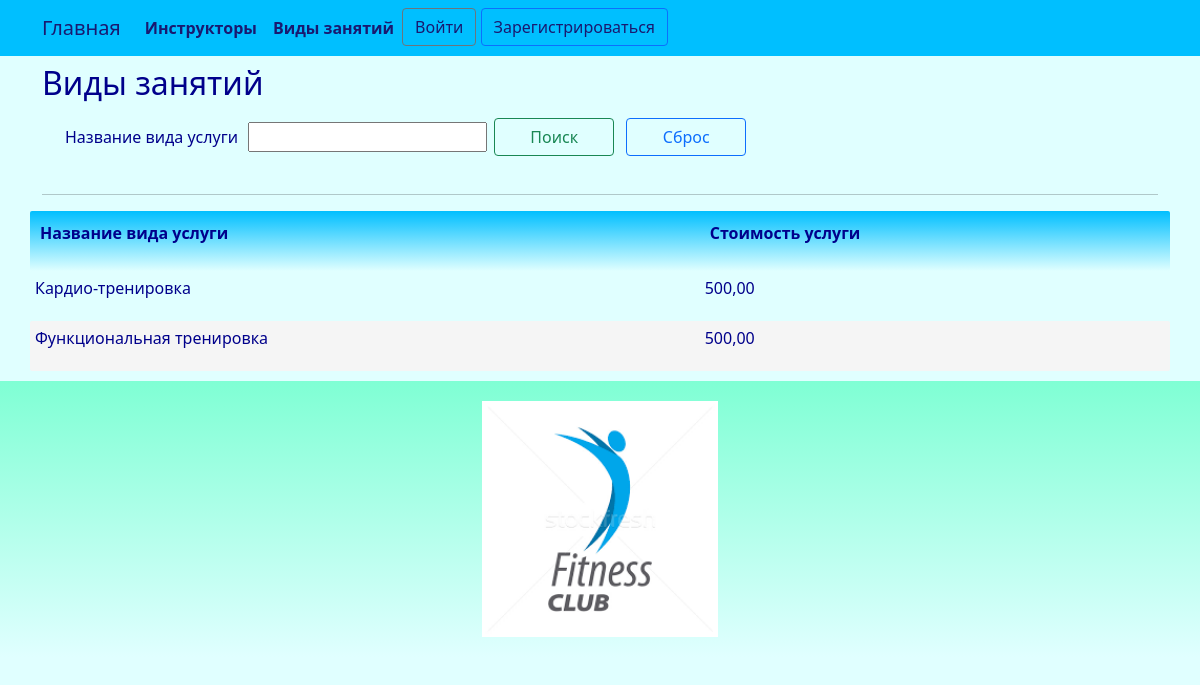
Page /kind/list/ on the committed database.
### club/models.py (models this page shows, shortened)
class Kind(models.Model):
    kind_title = models.CharField(_('kind_title'), max_length=128, unique=True)
    price = models.DecimalField(_('kind_price'), max_digits=9, decimal_places=2)
    class Meta:
        db_table = 'kind'
        ordering = ['kind_title']

### club/views.py (the view)
# urls.py: path('kind/list/', views.kind_list, name='kind_list'),
def kind_list(request):
    try:
        kind = Kind.objects.all().order_by('kind_title')
        if request.method == "POST":
            if 'searchBtn' in request.POST:
                title_search = request.POST.get("title_search")
                if title_search != '':
                    kind = kind.filter(kind_title__contains = title_search)
                return render(request, "kind/list.html", {"kind": kind,  "title_search": title_search })
            else:
                return render(request, "kind/list.html", {"kind": kind, })
        else:
            return render(request, "kind/list.html", {"kind": kind, })
        return render(request, "kind/list.html", {"kind": kind,})
    except Exception as exception:
        print(exception)
        return HttpResponse(exception)

### templates/kind/list.html (shortened to what this page needs)
{% extends "base.html" %}
{% load i18n %}
{% block content %}
<h2>{% trans "kinds" %}</h2>
<div class="row" style="margin: 10px">
	<form method="POST" enctype="multipart/form-data">
		<table>
			<tbody>
				<tr>
					<td>
						<p>{% trans "kind_title" %} &nbsp;</p>
					</td>
					<td>
						<p><input type="search" value="{{title_search}}" name="title_search"></p>
					</td>
					<td>
						<p><button class="btn btn-outline-success" name="searchBtn" style="width:120px; margin:5px">{% trans "Search" %}</button></p>
					</td>
					<td>
						<p><button class="btn btn-outline-primary" name="resetBtn" type="submit" onClick="window.location.reload();" style="width:120px; margin:5px">{% trans "Reset" %}</button></p>
					</td>
				</tr>
			</tbody>
		</table>
	</form>
</div>
<hr>
{% if kind.count > 0 %}
<div class="row">
	<table id="myTable" class="table-manager" style="width:100%">
		<thead>
			<tr>
				<th><p>{% trans "kind_title" %}</p></th>
				<th><p>{% trans "kind_price" %}</p></th>
			</tr>
		</thead>
		<tbody>
			{% for e in kind %}
			<tr>
				<td><p>{{ e.kind_title }}</p></td>
				<td><p>{{ e.price }}</p></td>
			</tr>
			{% endfor %}
		</tbody>
	</table>
</div>
{% endif %}
{% endblock content %}

### static/css/styles.css (style rules this page uses)
:root { --navbar-background-color: DeepSkyBlue; --navbar-text-color: MidnightBlue; --main-background-color-light: LightCyan; --main-background-color-dark: DeepSkyBlue; --main-text-color: DarkBlue; --main-header-color: DarkBlue; --main-text-attention-color: Purple; --footer-background-color-light: LightCyan; --footer-background-color-dark: Aquamarine; --footer-text-color: Teal; --card-background-color-light: LightCyan; --card-background-color-dark: DeepSkyBlue; --card-text-color: SeaGreen; --table-background-color-light: LightCyan; --table-background-color-dark: #F5F5F5; --table-text-color: DarkBlue; --star-size: 30px; --star-color: LightYellow; --star-background: Yellow ; }
body { background-color: var(--main-background-color-light); }
h1, h2, h3, h4, h5, h6 { color: var(--main-header-color); }
p, ul, li, label { color: var(--main-text-color); }
.table-manager { background-color: var(--main-background-color-light); width: 100%; }
.table-manager tbody { background-color: var(--main-background-color-light); border: none; margin-top: 20px; margin-bottom: 20px; }
.table-manager thead th { color: var(--main-text-color); font-weight: bold; text-align: left; padding: 10px; background-image: linear-gradient(top, var(--main-background-color-dark), var(--main-background-color-light)); background-image: -o-linear-gradient(top, var(--main-background-color-dark), var(--main-background-color-light)); background-image: -moz-linear-gradient(top, var(--main-background-color-dark), var(--main-background-color-light)); background-image: -webkit-linear-gradient(top, var(--main-background-color-dark), var(--main-background-color-light)); }
.table-manager thead tr th:first-child { border-radius: 2px 0 0 2px; }
.table-manager thead tr th:last-child { border-radius: 0 2px 2px 0; }
.table-manager tbody td { text-align: left; border: none; padding: 5px 5px; vertical-align: top; }
.table-manager tbody tr:nth-child(odd) { background: var(--table-background-color-light); }
.table-manager tbody tr:nth-child(even) { background: var(--table-background-color-dark); }
.table-manager tbody tr td:first-child { border-radius: 2px 0 0 2px; }
.table-manager tbody tr td:last-child { border-radius: 0 2px 2px 0; }

### rows in the picture
Kind: kind_title "Кардио-тренировка", price "500,00"
Kind: kind_title "Функциональная тренировка", price "500,00"
